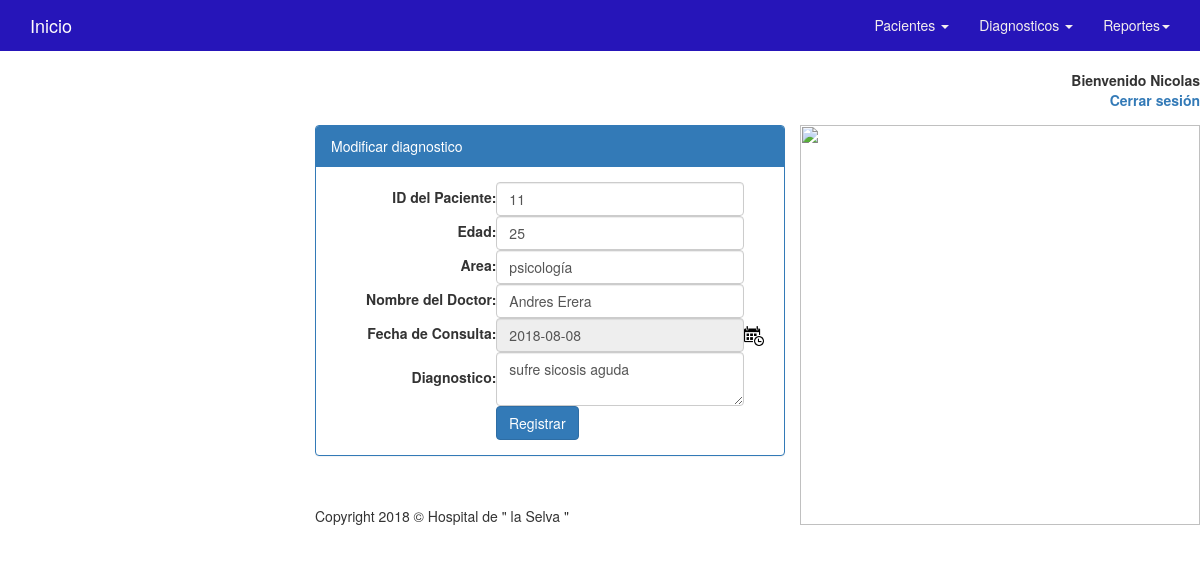
The page /consulta/modificar.php?id=1 (signed in) on the database its author committed.
### tables this page shows
CREATE TABLE IF NOT EXISTS `diagnostico` (
  `id` int(11) NOT NULL AUTO_INCREMENT,
  `nomb` int(11) NOT NULL,
  `edad` int(11) NOT NULL,
  `area` varchar(50) NOT NULL,
  `doc` varchar(50) NOT NULL,
  `fec` date NOT NULL,
  `dia` text NOT NULL,
  PRIMARY KEY (`id`),
  KEY `FK_diagnostico_pacientes` (`nomb`),
  CONSTRAINT `FK_diagnostico_pacientes` FOREIGN KEY (`nomb`) REFERENCES `pacientes` (`id`)
);

### fsesion.php (called while the page is built, shortened)
<?php
function verificar_usuario(){
	return $_SESSION['tipo'];
}
?>

### consulta/modificar.php (the view, shortened to what this page needs)
<!DOCTYPE html>
<html>
<head>
    <link href="../css/bootstrap.min.css" rel="stylesheet">
    <link href="../css/modern-business.css" rel="stylesheet">
    <link href="../css/dhtmlgoodies_calendar.css" rel="stylesheet">
    <link href="../font-awesome/css/font-awesome.min.css" rel="stylesheet" type="text/css">
<BODY BACKGROUND="../images/522.jpg">
</head>
<body>
	<?php
include('../fsesion.php');
if (verificar_usuario()){
	echo '<br><p align="right"> <label>Bienvenido '.$_SESSION['usuario']; echo '<br> &nbsp; <a href="../salir.php"> Cerrar sesi&oacute;n </a> </label></p> ';
} else {
	header('Location:../index.php');
	}
?>
    <nav class="navbar navbar-inverse navbar-fixed-top" role="navigation">
        <div class="container">
            <div class="navbar-header">
                <a class="navbar-brand" href="../principal.php">Inicio</a>
            </div>
            <div class="collapse navbar-collapse" id="bs-example-navbar-collapse-1">
                <ul class="nav navbar-nav navbar-right">
                    <li class="dropdown">
                        <a href="#" class="dropdown-toggle" data-toggle="dropdown">Pacientes <b class="caret"></b></a>
                    </li>
                          <li class="dropdown">
                    <a href="#" class="dropdown-toggle" data-toggle="dropdown">Diagnosticos <b class="caret"></b></a>
                    </li>
                    <li class="dropdown">
                        <a href="#" class="dropdown-toggle" data-toggle="dropdown">Reportes<b class="caret"></b></a>
                    </li>
                </ul>
            </div>
        </div>
    </nav>
<IMG SRC="../images/luz.png" ALIGN="right"  WIDTH=400 HEIGHT=400 >
    <div class="col-md-5 col-md-offset-3">
        <div class="panel panel-primary">
                      <div class="panel-heading">Modificar diagnostico</div>
                      <div class="panel-body">
                      <?php
                      require_once("../conexion/conexion.php");
                      $opcion = $_GET['id'];
                      $result=mysqli_query($link,"SELECT * FROM diagnostico WHERE id='$opcion'");
                      $consulta = mysqli_fetch_array($result);
					  ?>
                      <table width="100%">
                      <form action="modificar_dia.php" method="post" id="frmmodificardia">
                      <tr class="espacio">
                      <td align="right"> <label for="nomb">ID del Paciente:</label></td><td><input title="Solo se aceptan numeros"  type="number" class="form-control" name="nomb" id="nomb" autofocus required value="<?php echo $consulta['nomb'];?>"></td>
                      </tr>
                       <tr class="espacio">
                      <td align="right"> <label for="edad">Edad:</label></td><td><input maxlength="3" type="tel" class="form-control" name="edad" id="edad" required value="<?php echo $consulta['edad'];?>"></td>
                      </tr>
                      <tr class="espacio">
                      <td align="right"> <label for="area">Area:</label></td><td><input type="text" class="form-control" name="area" id="area" required value="<?php echo $consulta['area'];?>"></td>
                      </tr>
                      <tr class="espacio">
                      <td align="right"> <label for="doc">Nombre del Doctor:</label></td><td><input title="Solo se aceptan letras" pattern="[\sa-zA-ZáéíóúñÁÉÍÓÚÜüÑ]+" type="text" class="form-control" name="doc" id="doc" autofocus required value="<?php echo $consulta['doc'];?>"></td>
                      </tr>
                      <tr class="espacio">
                      <td align="right"> <label for="fec">Fecha de Consulta:</label></td><td><input type="text" class="form-control" name="fec" id="fec" required readonly value="<?php echo $consulta['fec'];?>"></td><td><span><img src="../images/calendar1.gif" width="20px" height="20px" onClick="displayCalendar(document.forms[0].fec,'yyyy-mm-dd',this)"></span></td>
                      </tr>
                     <tr class="espacio">
                      <td align="right"> <label for="dia">Diagnostico:</label></td><td><textarea class="form-control" name="dia" id="dia"   required ><?php echo $consulta['dia'];?></textarea></td>
                      </tr>
                      <tr>
        			  <td align="center" colspan="2"><input type="submit"  class="btn btn-primary" value="Registrar"  title="Registrar"></td>
                      </tr>
                  	  </form>
                      </table>
                      </div>
                      </div>
        <footer>
            <div class="row">
                <div class="col-lg-12">
                    <p>Copyright 2018 &copy; Hospital de " la Selva "</p>
                </div>
            </div>
        </footer>
    </div>
</body>
</html>

### css/modern-business.css (style rules this page uses)
html, body { height: 100%; }
body { padding-top: 50px; }
footer { margin: 50px 0; }

### rows shown on the page
diagnostico: nomb "11", edad "25", area "psicología", doc "Andres Erera", fec "2018-08-08", dia "sufre sicosis aguda"

### other values the page prints
$_SESSION['usuario'] "Nicolas"
